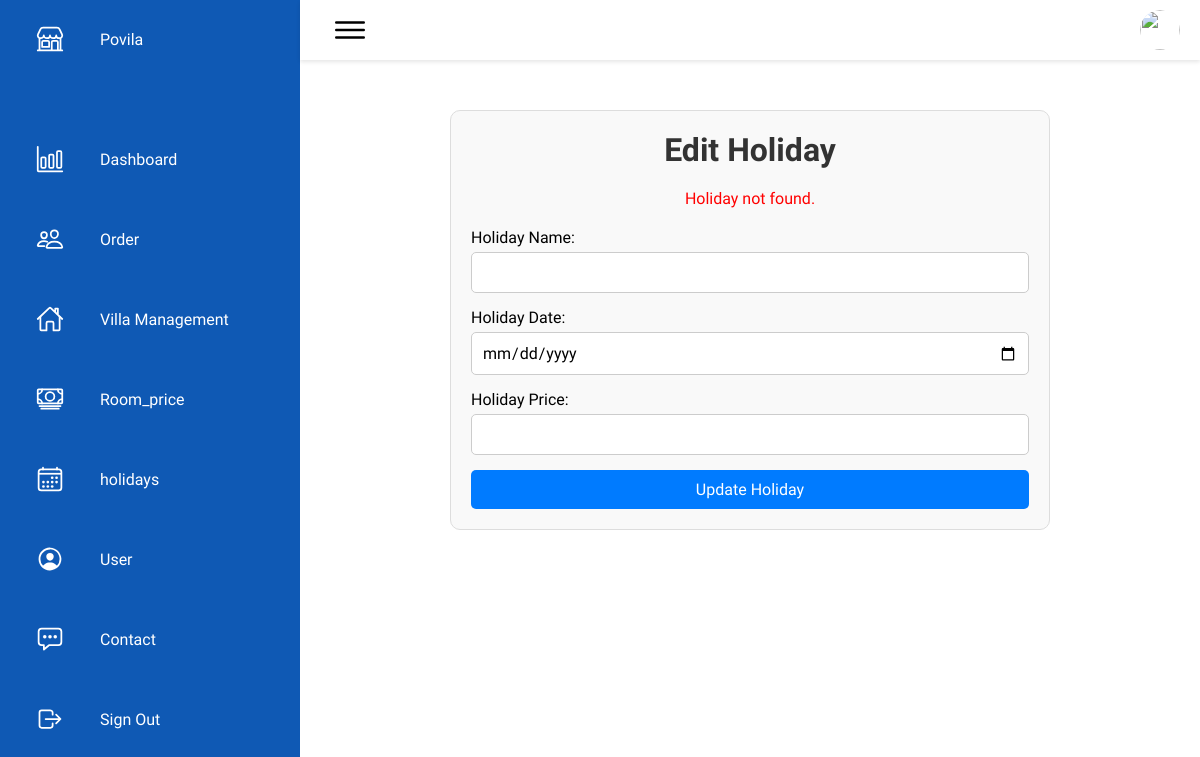
The page /admin/edit_holiday.php?id=2024-02-26 on the database as committed earlier.
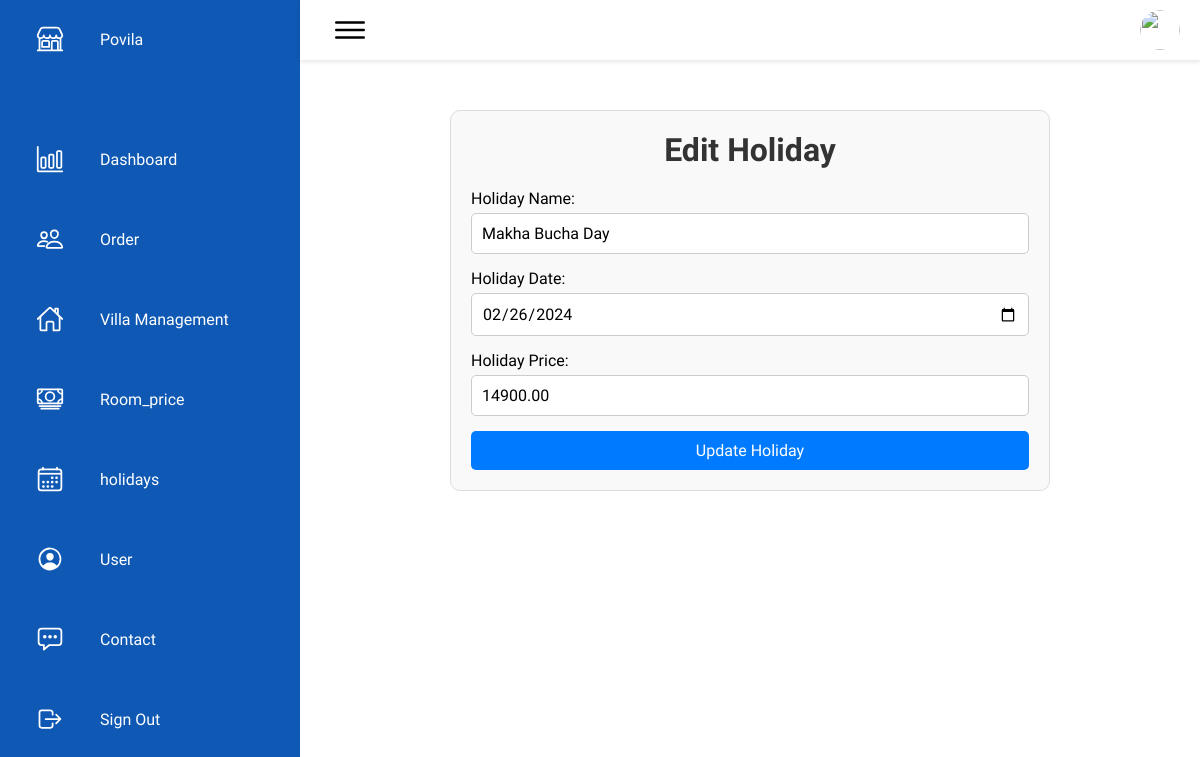
The same page on the database as committed later.
### tables this page shows
CREATE TABLE `holidays_db` (
  `id` int(11) NOT NULL,
  `holiday_name` varchar(255) NOT NULL,
  `holiday_date` date NOT NULL,
  `holiday_price` decimal(10,2) NOT NULL
);

### admin/edit_holiday.php (the view, shortened to what this page needs)
<?php
include 'db_connection.php';
$error_message = '';
$holiday = [];
if ($_SERVER['REQUEST_METHOD'] === 'POST') {
    $id = $_POST['id'];
    $holiday_name = $_POST['holiday_name'];
    $holiday_date = $_POST['holiday_date'];
    $holiday_price = $_POST['holiday_price'];
    $sql = "UPDATE holidays_db SET holiday_name=?, holiday_date=?, holiday_price=? WHERE id=?";
    $stmt = $conn->prepare($sql);
    $stmt->bind_param("sssi", $holiday_name, $holiday_date, $holiday_price, $id);
    if ($stmt->execute()) {
        $success_message = "Holiday updated successfully!";
    } else {
        $error_message = "Error: " . $stmt->error;
    }
} else {
    $holiday_date = $_GET['id'];
    $sql = "SELECT id, holiday_name, holiday_date, holiday_price FROM holidays_db WHERE holiday_date = ?";
    $stmt = $conn->prepare($sql);
    $stmt->bind_param("s", $holiday_date);
    $stmt->execute();
    $result = $stmt->get_result();
    $holiday = $result->fetch_assoc();
    if (!$holiday) {
        $error_message = "Holiday not found.";
    }
}
?>
<!DOCTYPE html>
<html lang="en">
<head>
    <link rel="stylesheet" href="../css/admin.css">
    <link rel="stylesheet" href="../css/order.css">
</head>
<body>
<?php include 'menu.php'; ?>
    <div class="container">
        <div class="form-container">
            <h1>Edit Holiday</h1>
            <?php if (!empty($error_message)) : ?>
                <div class="error-message"><?php echo $error_message; ?></div>
            <?php endif; ?>
            <form id="holidayForm" action="edit_holiday.php" method="POST">
                <label for="holiday_name">Holiday Name:</label>
                <input type="text" id="holiday_name" name="holiday_name" value="<?php echo htmlspecialchars($holiday['holiday_name'] ?? ''); ?>" required>
                <label for="holiday_date">Holiday Date:</label>
                <input type="date" id="holiday_date" name="holiday_date" value="<?php echo htmlspecialchars($holiday['holiday_date'] ?? ''); ?>" required>
                <label for="holiday_price">Holiday Price:</label>
                <input type="text" id="holiday_price" name="holiday_price" value="<?php echo htmlspecialchars($holiday['holiday_price'] ?? ''); ?>" required>
                <button type="submit">Update Holiday</button>
            </form>
        </div>
    </div>
</body>
</html>

Rows that differ between the two databases and show on the page:
added holidays_db: holiday_name "Makha Bucha Day", holiday_date "02/26/2024", holiday_price "14900.00"
Other text that changed with them:
$error_message: "Holiday not found." → (not shown)
